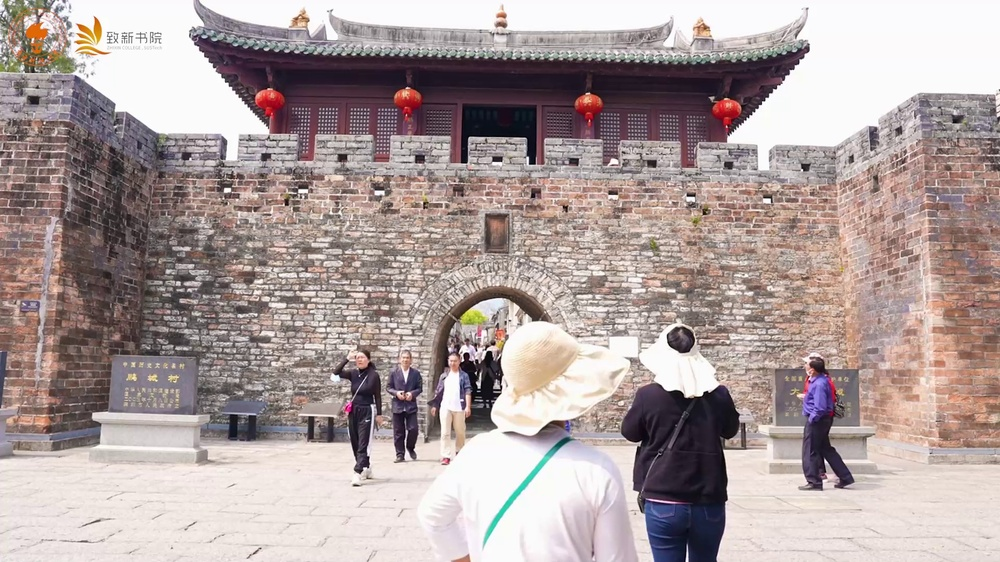
#> input picture local_model/KeyFrame_Extraction/keyframe_101.jpg, 1000 x 562 px, shrunk from 1920 x 1080 before the run, given in place of 致新书院2023年植树节活动.m4v, which was not available
$ python KeyFramesExtractUtils.py   (older library calls are emulated)
#> lines starting #> are read from the running program, lines starting #| are printed output that depends on the picture
# -*- coding: utf-8 -*-
"""
this key frame extract algorithm is based on interframe difference.
The principle is very simple
First, we load the video and compute the interframe difference between each frames
Then, we can choose one of these three methods to extract keyframes, which are
all based on the difference method:
1. use the difference order
    The first few frames with the largest average interframe difference
    are considered to be key frames.
2. use the difference threshold
    The frames which the average interframe difference are large than the
    threshold are considered to be key frames.
3. use local maximum
    The frames which the average interframe difference are local maximum are
    considered to be key frames.
    It should be noted that smoothing the average difference value before
    calculating the local maximum can effectively remove noise to avoid
    repeated extraction of frames of similar scenes.
After a few experiment, the third method has a better key frame extraction effect.
"""
import cv2
import operator
import numpy as np
import matplotlib.pyplot as plt
import sys
import time
from scipy.signal import argrelextrema


# USE_LOCAL_MAXIMA=True，效果还行，时间有点长，54张图，包括一张差异趋势图
# 使用cv2.CAP_PROP_POS_FRAMES间隔取帧，主要消耗CPU，效率比内存高，效果更好

# 视频提取关键帧工具类
class KeyFramesExtractUtils:

    # 初始化
    def __init__(self, video_path=None, save_path=None):
        self.video_path = video_path
        self.save_path = save_path

    # 提取关键帧
    def extract_keyframe(self, method="use_local_maxima"):
        # print(sys.executable)
        # print("method===>", method)

        # fixed threshold value
#> called with method = 'use_local_maxima'
        thresh = 0.6

        # Number of top sorted frames
        num_top_frames = 50

        # smoothing window size
        len_window = int(50)

        # print("target video: " + self.video_path)
        # print("frame save directory: " + self.save_path)
        # load video and compute diff between frames
        cap = cv2.VideoCapture(str(self.video_path))
        curr_frame = None
        prev_frame = None
        frame_diffs = []
        frames = []
        video_frames = []
        key_frame = 10  # 所隔帧数

        t0_start = time.time()

        k = 0
        j = 0
        while True:
            if key_frame >= 1:
                t1_start = time.time()
                # print("j======>", j)
                cap.set(cv2.CAP_PROP_POS_FRAMES, j)  # 这里的cv2.CAP_PROP_POS_FRAMES参数是说：取第j帧之后的那一帧
                j += key_frame
                success, frame = cap.read()
#> frame is the input picture: shape (562, 1000, 3); mean B, G, R 156.8, 158.4, 172.6

                if not success:
                    # print("第一次视频帧读取完毕!")
                    break

                gray = cv2.cvtColor(frame, cv2.COLOR_BGR2GRAY)
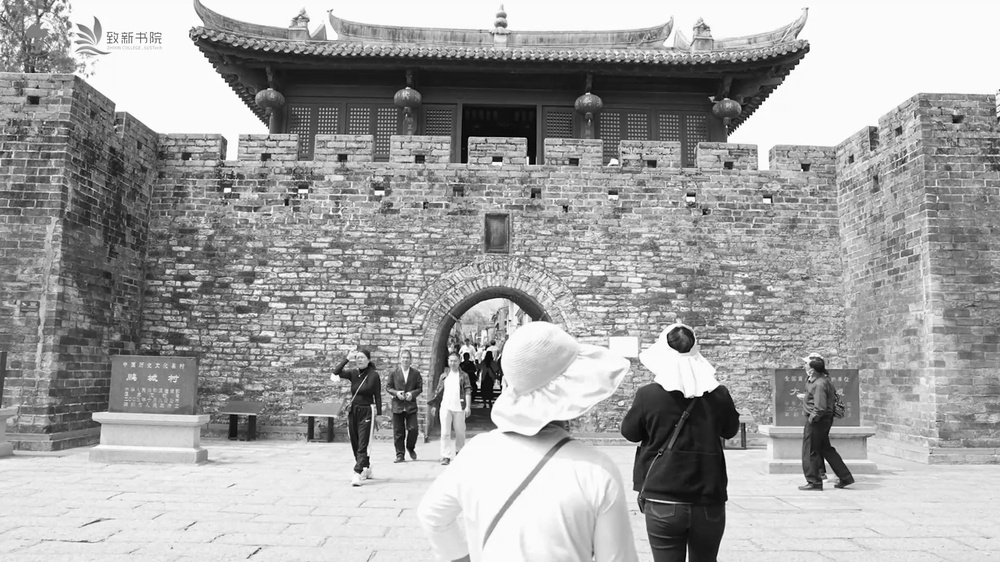
#> gray: shape (562, 1000); min 0, max 255, mean 162.4
                curr_frame = gray
                if curr_frame is not None and prev_frame is not None:
                    # logic here
                    diff = cv2.absdiff(curr_frame, prev_frame)
                    diff_sum = np.sum(diff)
                    diff_sum_mean = diff_sum / (diff.shape[0] * diff.shape[1])

                    frame_diffs.append(diff_sum_mean)
                    temp_frame = Frame(k, diff_sum_mean)
                    frames.append(temp_frame)
                    video_frames.append(frame)
                    k = k + 1
                prev_frame = curr_frame

                t1_end = time.time()
                # print("计算一次差分耗时：", (t1_end - t1_start), "s")

        cap.release()
        t0_end = time.time()
        # print("计算共耗时：", (t0_end - t0_start), "s")

        t_start = time.time()

        # compute keyframe
        keyframe_id_set = set()
        if method == "use_top_order":
            print("---------------Using use_top_order---------------")
            # sort the list in descending order
            frames.sort(key=operator.attrgetter("diff"), reverse=True)
            for keyframe in frames[:num_top_frames]:
                keyframe_id_set.add(keyframe.id)
        elif method == "use_thresh":
            print("---------------Using Threshold---------------")
            for i in range(1, len(frames)):
                if rel_change(np.float(frames[i - 1].diff), np.float(frames[i].diff)) >= thresh:
                    keyframe_id_set.add(frames[i].id)
        else:
            print("---------------Using Local Maxima---------------")
            diff_array = np.array(frame_diffs)
            sm_diff_array = smooth(diff_array, len_window)
            frame_indexes = np.asarray(argrelextrema(sm_diff_array, np.greater))[0]
            for i in frame_indexes:
                keyframe_id_set.add(frames[i - 1].id)

            plt.figure(figsize=(40, 20))
            # Set the number of ticks on the x-axis
            plt.xticks(range(len(sm_diff_array)))
            plt.stem(sm_diff_array)
            plt.savefig(self.save_path + 'plot.png')
        keyFrame_file_path=[]
        for idx in keyframe_id_set:
            name = "keyframe_" + str(idx) + ".jpg"
            cv2.imwrite(self.save_path + name, video_frames[idx])
            keyFrame_file_path.append([idx, f"{self.save_path}/{name}"])
            # print(len(keyFrame_file_path))
        # t_end = time.time()
        # print("取帧共耗时：", (t_end - t_start), "s")
        return keyFrame_file_path


class Frame:
    """class to hold information about each frame
    """

    def __init__(self, id, diff):
        self.id = id
        self.diff = diff

    def __lt__(self, other):
        if self.id == other.id:
            return self.id < other.id
        return self.id < other.id

    def __gt__(self, other):
        return other.__lt__(self)

    def __eq__(self, other):
        return self.id == other.id and self.id == other.id

    def __ne__(self, other):
        return not self.__eq__(other)


def rel_change(a, b):
    x = (b - a) / max(a, b)
    # print(x)
    return x


def smooth(x, window_len=13, window='hanning'):
    """smooth the data using a window with requested size.
    """
    # print(len(x), window_len)
    s = np.r_[2 * x[0] - x[window_len:1:-1],
              x, 2 * x[-1] - x[-1:-window_len:-1]]
    # print(len(s))

    if window == 'flat':  # moving average
        w = np.ones(window_len, 'd')
    else:
        w = getattr(np, window)(window_len)
    y = np.convolve(w / w.sum(), s, mode='same')
    return y[window_len - 1:-window_len + 1]


if __name__ == "__main__":
    keyFrame = KeyFramesExtractUtils(video_path="/home/nkd/Documents/ssd_nvme0n1/jiajiyuan/ai_agent/Facial_Expression_Recognition/data/test_video/致新书院2023年植树节活动.m4v", save_path="./")
    keyFrame.extract_keyframe(method="use_local_maxima")

$ run again, on local_model/KeyFrame_Extraction/keyframe_121.jpg
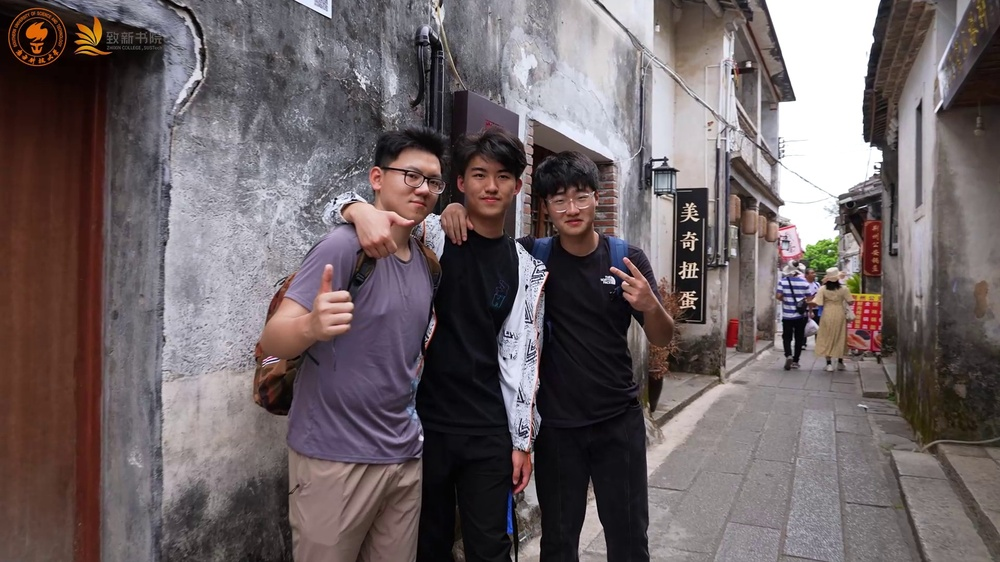
#> input picture local_model/KeyFrame_Extraction/keyframe_121.jpg, 1000 x 562 px, shrunk from 1920 x 1080 before the run, given in place of 致新书院2023年植树节活动.m4v, which was not available
#> in extract_keyframe, frame is the input picture: shape (562, 1000, 3); mean B, G, R 100.4, 98.4, 109.2
#> in extract_keyframe, `gray = cv2.cvtColor(frame, cv2.COLOR_BGR2GRAY)`:
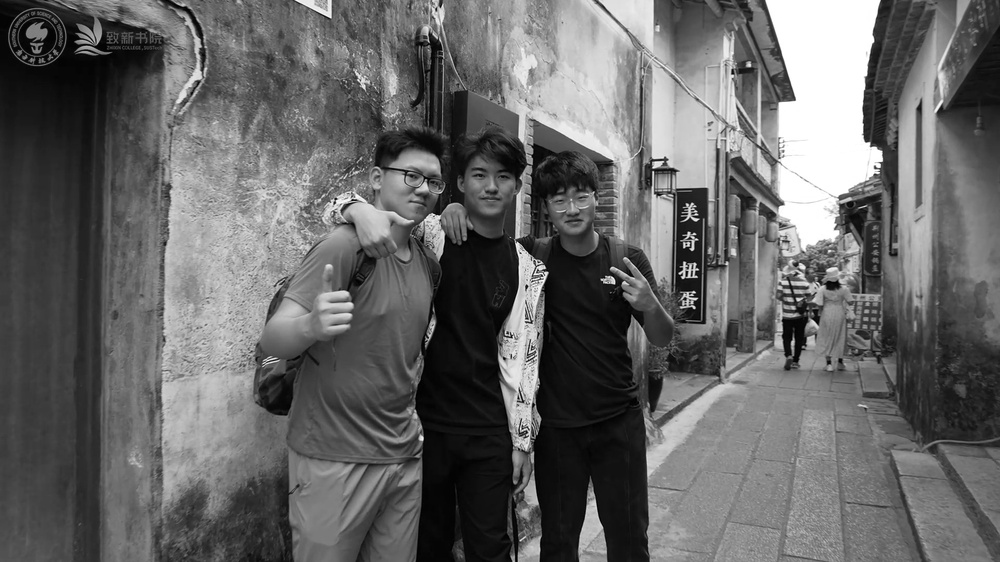
#> gray: shape (562, 1000); min 0, max 255, mean 101.8
